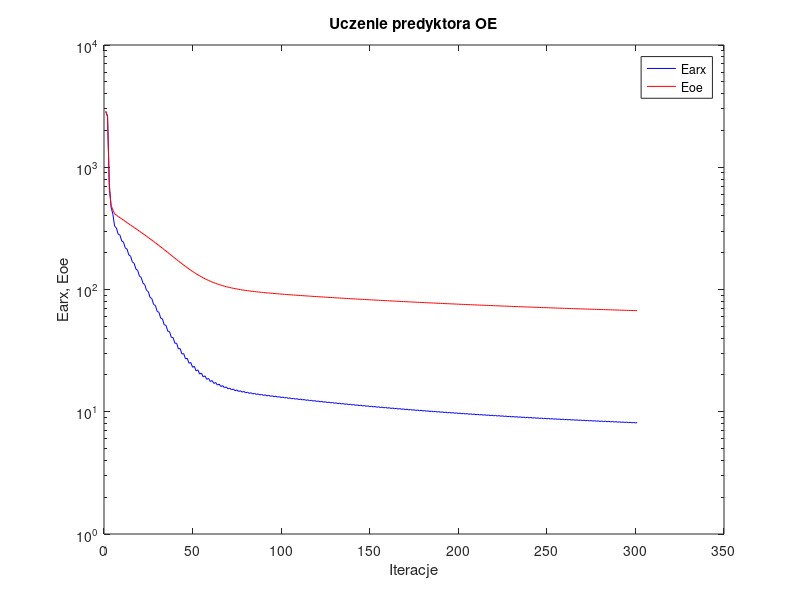
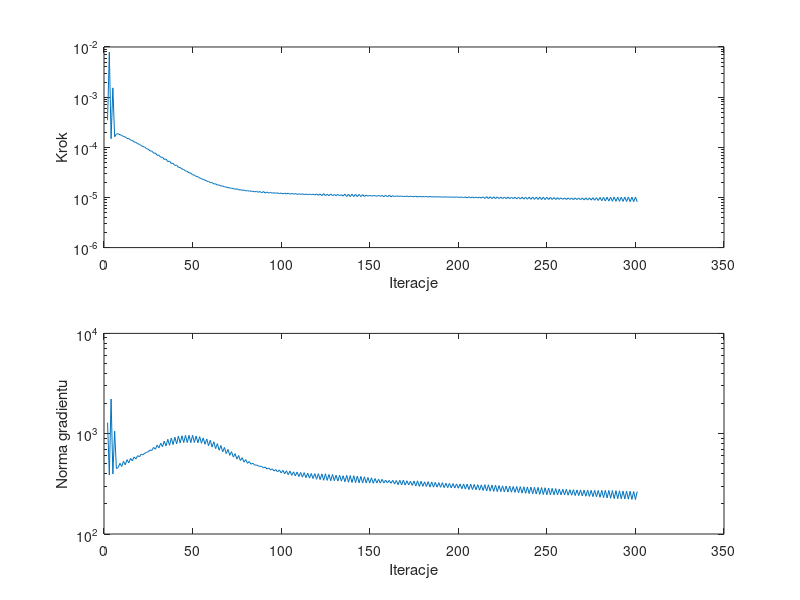

These figures' MATLAB source, in order:
%uczenie predyktora oe
clear all;
n=0; farx(n+1)=2.857229e+003; foe(n+1)=2.869562e+003; wspucz(n+1)=0.000000e+000; ng(n+1)=0.000000e+000;
n=1; farx(n+1)=2.605064e+003; foe(n+1)=2.595033e+003; krok(n+1)=3.473499e-004; ng(n+1)=1.288169e+003;
n=2; farx(n+1)=7.337791e+002; foe(n+1)=6.623977e+002; krok(n+1)=7.884232e-003; ng(n+1)=3.864809e+002;
n=3; farx(n+1)=4.715765e+002; foe(n+1)=4.880467e+002; krok(n+1)=1.482218e-004; ng(n+1)=2.216827e+003;
n=4; farx(n+1)=4.133905e+002; foe(n+1)=4.475460e+002; krok(n+1)=1.529718e-003; ng(n+1)=3.960353e+002;
n=5; farx(n+1)=3.296814e+002; foe(n+1)=4.169541e+002; krok(n+1)=1.625215e-004; ng(n+1)=1.058719e+003;
n=6; farx(n+1)=3.180767e+002; foe(n+1)=4.053848e+002; krok(n+1)=1.830796e-004; ng(n+1)=4.489281e+002;
n=7; farx(n+1)=2.838519e+002; foe(n+1)=3.958444e+002; krok(n+1)=1.869031e-004; ng(n+1)=4.590772e+002;
n=8; farx(n+1)=2.783275e+002; foe(n+1)=3.868108e+002; krok(n+1)=1.775639e-004; ng(n+1)=5.068259e+002;
n=9; farx(n+1)=2.493661e+002; foe(n+1)=3.778190e+002; krok(n+1)=1.733806e-004; ng(n+1)=4.710670e+002;
n=10; farx(n+1)=2.442462e+002; foe(n+1)=3.692305e+002; krok(n+1)=1.629504e-004; ng(n+1)=5.310911e+002;
n=11; farx(n+1)=2.188597e+002; foe(n+1)=3.606933e+002; krok(n+1)=1.614953e-004; ng(n+1)=4.897301e+002;
n=12; farx(n+1)=2.140673e+002; foe(n+1)=3.525363e+002; krok(n+1)=1.501886e-004; ng(n+1)=5.509008e+002;
n=13; farx(n+1)=1.918883e+002; foe(n+1)=3.444269e+002; krok(n+1)=1.489596e-004; ng(n+1)=5.110856e+002;
n=14; farx(n+1)=1.874293e+002; foe(n+1)=3.366640e+002; krok(n+1)=1.395032e-004; ng(n+1)=5.679802e+002;
n=15; farx(n+1)=1.680132e+002; foe(n+1)=3.289376e+002; krok(n+1)=1.366331e-004; ng(n+1)=5.365559e+002;
n=16; farx(n+1)=1.640091e+002; foe(n+1)=3.215206e+002; krok(n+1)=1.278270e-004; ng(n+1)=5.870542e+002;
n=17; farx(n+1)=1.470448e+002; foe(n+1)=3.141224e+002; krok(n+1)=1.254535e-004; ng(n+1)=5.594920e+002;
n=18; farx(n+1)=1.434588e+002; foe(n+1)=3.069987e+002; krok(n+1)=1.180993e-004; ng(n+1)=6.044406e+002;
n=19; farx(n+1)=1.286079e+002; foe(n+1)=2.998808e+002; krok(n+1)=1.142910e-004; ng(n+1)=5.876958e+002;
n=20; farx(n+1)=1.254826e+002; foe(n+1)=2.930062e+002; krok(n+1)=1.084602e-004; ng(n+1)=6.237166e+002;
n=21; farx(n+1)=1.125423e+002; foe(n+1)=2.861286e+002; krok(n+1)=1.032442e-004; ng(n+1)=6.167901e+002;
n=22; farx(n+1)=1.097855e+002; foe(n+1)=2.794612e+002; krok(n+1)=1.007837e-004; ng(n+1)=6.391332e+002;
n=23; farx(n+1)=9.840759e+001; foe(n+1)=2.727928e+002; krok(n+1)=9.345155e-005; ng(n+1)=6.508863e+002;
n=24; farx(n+1)=9.612917e+001; foe(n+1)=2.663191e+002; krok(n+1)=9.186583e-005; ng(n+1)=6.613688e+002;
n=25; farx(n+1)=8.614520e+001; foe(n+1)=2.598448e+002; krok(n+1)=8.459568e-005; ng(n+1)=6.873602e+002;
n=26; farx(n+1)=8.427030e+001; foe(n+1)=2.535480e+002; krok(n+1)=8.438622e-005; ng(n+1)=6.808294e+002;
n=27; farx(n+1)=7.548744e+001; foe(n+1)=2.472599e+002; krok(n+1)=7.632755e-005; ng(n+1)=7.302622e+002;
n=28; farx(n+1)=7.400072e+001; foe(n+1)=2.411399e+002; krok(n+1)=7.697632e-005; ng(n+1)=7.008154e+002;
n=29; farx(n+1)=6.625538e+001; foe(n+1)=2.350445e+002; krok(n+1)=6.926183e-005; ng(n+1)=7.699892e+002;
n=30; farx(n+1)=6.513057e+001; foe(n+1)=2.291097e+002; krok(n+1)=6.976007e-005; ng(n+1)=7.210183e+002;
n=31; farx(n+1)=5.829363e+001; foe(n+1)=2.232211e+002; krok(n+1)=6.316544e-005; ng(n+1)=8.052635e+002;
n=32; farx(n+1)=5.749003e+001; foe(n+1)=2.174844e+002; krok(n+1)=6.350673e-005; ng(n+1)=7.405187e+002;
n=33; farx(n+1)=5.147120e+001; foe(n+1)=2.118174e+002; krok(n+1)=5.714551e-005; ng(n+1)=8.418303e+002;
n=34; farx(n+1)=5.092299e+001; foe(n+1)=2.062917e+002; krok(n+1)=5.843669e-005; ng(n+1)=7.543477e+002;
n=35; farx(n+1)=4.560987e+001; foe(n+1)=2.008643e+002; krok(n+1)=5.161420e-005; ng(n+1)=8.795030e+002;
n=36; farx(n+1)=4.528705e+001; foe(n+1)=1.955737e+002; krok(n+1)=5.314479e-005; ng(n+1)=7.664329e+002;
n=37; farx(n+1)=4.058286e+001; foe(n+1)=1.904150e+002; krok(n+1)=4.738492e-005; ng(n+1)=9.052539e+002;
n=38; farx(n+1)=4.046799e+001; foe(n+1)=1.853893e+002; krok(n+1)=4.789661e-005; ng(n+1)=7.791664e+002;
n=39; farx(n+1)=3.633293e+001; foe(n+1)=1.805219e+002; krok(n+1)=4.341873e-005; ng(n+1)=9.230845e+002;
n=40; farx(n+1)=3.636695e+001; foe(n+1)=1.757783e+002; krok(n+1)=4.418089e-005; ng(n+1)=7.910256e+002;
n=41; farx(n+1)=3.268478e+001; foe(n+1)=1.712184e+002; krok(n+1)=3.980988e-005; ng(n+1)=9.480961e+002;
n=42; farx(n+1)=3.287085e+001; foe(n+1)=1.667898e+002; krok(n+1)=3.955346e-005; ng(n+1)=8.078724e+002;
n=43; farx(n+1)=2.962749e+001; foe(n+1)=1.625565e+002; krok(n+1)=3.686149e-005; ng(n+1)=9.539319e+002;
n=44; farx(n+1)=2.991139e+001; foe(n+1)=1.584553e+002; krok(n+1)=3.609728e-005; ng(n+1)=8.154756e+002;
n=45; farx(n+1)=2.706281e+001; foe(n+1)=1.545594e+002; krok(n+1)=3.371798e-005; ng(n+1)=9.624631e+002;
n=46; farx(n+1)=2.740582e+001; foe(n+1)=1.507975e+002; krok(n+1)=3.309055e-005; ng(n+1)=8.162381e+002;
n=47; farx(n+1)=2.491854e+001; foe(n+1)=1.472439e+002; krok(n+1)=3.079431e-005; ng(n+1)=9.642341e+002;
n=48; farx(n+1)=2.529289e+001; foe(n+1)=1.438260e+002; krok(n+1)=3.070301e-005; ng(n+1)=8.142367e+002;
n=49; farx(n+1)=2.310408e+001; foe(n+1)=1.406125e+002; krok(n+1)=2.829063e-005; ng(n+1)=9.648132e+002;
n=50; farx(n+1)=2.350239e+001; foe(n+1)=1.375379e+002; krok(n+1)=2.791016e-005; ng(n+1)=8.172140e+002;
n=51; farx(n+1)=2.159537e+001; foe(n+1)=1.346554e+002; krok(n+1)=2.630754e-005; ng(n+1)=9.477183e+002;
n=52; farx(n+1)=2.199903e+001; foe(n+1)=1.319123e+002; krok(n+1)=2.580710e-005; ng(n+1)=8.102258e+002;
n=53; farx(n+1)=2.032843e+001; foe(n+1)=1.293457e+002; krok(n+1)=2.444110e-005; ng(n+1)=9.339736e+002;
n=54; farx(n+1)=2.072794e+001; foe(n+1)=1.269168e+002; krok(n+1)=2.362476e-005; ng(n+1)=8.029848e+002;
n=55; farx(n+1)=1.927956e+001; foe(n+1)=1.246453e+002; krok(n+1)=2.286087e-005; ng(n+1)=9.072642e+002;
n=56; farx(n+1)=1.966505e+001; foe(n+1)=1.225077e+002; krok(n+1)=2.219138e-005; ng(n+1)=7.842238e+002;
n=57; farx(n+1)=1.840646e+001; foe(n+1)=1.205088e+002; krok(n+1)=2.110229e-005; ng(n+1)=8.874677e+002;
n=58; farx(n+1)=1.876751e+001; foe(n+1)=1.186360e+002; krok(n+1)=2.092658e-005; ng(n+1)=7.586584e+002;
n=59; farx(n+1)=1.766949e+001; foe(n+1)=1.168836e+002; krok(n+1)=1.977673e-005; ng(n+1)=8.598920e+002;
n=60; farx(n+1)=1.801153e+001; foe(n+1)=1.152490e+002; krok(n+1)=1.976919e-005; ng(n+1)=7.352591e+002;
n=61; farx(n+1)=1.705043e+001; foe(n+1)=1.137169e+002; krok(n+1)=1.859953e-005; ng(n+1)=8.307285e+002;
n=62; farx(n+1)=1.737086e+001; foe(n+1)=1.122930e+002; krok(n+1)=1.868136e-005; ng(n+1)=7.099655e+002;
n=63; farx(n+1)=1.652870e+001; foe(n+1)=1.109560e+002; krok(n+1)=1.766648e-005; ng(n+1)=7.960784e+002;
n=64; farx(n+1)=1.682856e+001; foe(n+1)=1.097167e+002; krok(n+1)=1.776662e-005; ng(n+1)=6.834207e+002;
n=65; farx(n+1)=1.608520e+001; foe(n+1)=1.085504e+002; krok(n+1)=1.689056e-005; ng(n+1)=7.626660e+002;
n=66; farx(n+1)=1.636749e+001; foe(n+1)=1.074715e+002; krok(n+1)=1.693219e-005; ng(n+1)=6.585532e+002;
n=67; farx(n+1)=1.570828e+001; foe(n+1)=1.064533e+002; krok(n+1)=1.621284e-005; ng(n+1)=7.297682e+002;
n=68; farx(n+1)=1.597326e+001; foe(n+1)=1.055124e+002; krok(n+1)=1.621284e-005; ng(n+1)=6.334068e+002;
n=69; farx(n+1)=1.538716e+001; foe(n+1)=1.046218e+002; krok(n+1)=1.558957e-005; ng(n+1)=6.968191e+002;
n=70; farx(n+1)=1.563308e+001; foe(n+1)=1.037986e+002; krok(n+1)=1.558595e-005; ng(n+1)=6.083681e+002;
n=71; farx(n+1)=1.510928e+001; foe(n+1)=1.030174e+002; krok(n+1)=1.511997e-005; ng(n+1)=6.625572e+002;
n=72; farx(n+1)=1.534000e+001; foe(n+1)=1.022944e+002; krok(n+1)=1.511881e-005; ng(n+1)=5.848267e+002;
n=73; farx(n+1)=1.486982e+001; foe(n+1)=1.016060e+002; krok(n+1)=1.453926e-005; ng(n+1)=6.330959e+002;
n=74; farx(n+1)=1.508434e+001; foe(n+1)=1.009675e+002; krok(n+1)=1.485577e-005; ng(n+1)=5.581172e+002;
n=75; farx(n+1)=1.465442e+001; foe(n+1)=1.003576e+002; krok(n+1)=1.414532e-005; ng(n+1)=6.062897e+002;
n=76; farx(n+1)=1.485663e+001; foe(n+1)=9.979100e+001; krok(n+1)=1.433996e-005; ng(n+1)=5.396892e+002;
n=77; farx(n+1)=1.446428e+001; foe(n+1)=9.924788e+001; krok(n+1)=1.386696e-005; ng(n+1)=5.763304e+002;
n=78; farx(n+1)=1.465451e+001; foe(n+1)=9.874144e+001; krok(n+1)=1.400116e-005; ng(n+1)=5.219346e+002;
n=79; farx(n+1)=1.429237e+001; foe(n+1)=9.825423e+001; krok(n+1)=1.360069e-005; ng(n+1)=5.520670e+002;
n=80; farx(n+1)=1.447137e+001; foe(n+1)=9.779832e+001; krok(n+1)=1.361415e-005; ng(n+1)=5.065114e+002;
n=81; farx(n+1)=1.413534e+001; foe(n+1)=9.735812e+001; krok(n+1)=1.344623e-005; ng(n+1)=5.286389e+002;
n=82; farx(n+1)=1.430543e+001; foe(n+1)=9.694451e+001; krok(n+1)=1.331699e-005; ng(n+1)=4.958568e+002;
n=83; farx(n+1)=1.399002e+001; foe(n+1)=9.654355e+001; krok(n+1)=1.328171e-005; ng(n+1)=5.091742e+002;
n=84; farx(n+1)=1.415088e+001; foe(n+1)=9.616533e+001; krok(n+1)=1.290553e-005; ng(n+1)=4.870751e+002;
n=85; farx(n+1)=1.385412e+001; foe(n+1)=9.579714e+001; krok(n+1)=1.328620e-005; ng(n+1)=4.872745e+002;
n=86; farx(n+1)=1.400916e+001; foe(n+1)=9.544840e+001; krok(n+1)=1.266631e-005; ng(n+1)=4.797896e+002;
n=87; farx(n+1)=1.372634e+001; foe(n+1)=9.510772e+001; krok(n+1)=1.314101e-005; ng(n+1)=4.722325e+002;
n=88; farx(n+1)=1.387447e+001; foe(n+1)=9.478361e+001; krok(n+1)=1.234279e-005; ng(n+1)=4.728899e+002;
n=89; farx(n+1)=1.360521e+001; foe(n+1)=9.446575e+001; krok(n+1)=1.312268e-005; ng(n+1)=4.547947e+002;
n=90; farx(n+1)=1.374890e+001; foe(n+1)=9.416228e+001; krok(n+1)=1.222055e-005; ng(n+1)=4.660379e+002;
n=91; farx(n+1)=1.349124e+001; foe(n+1)=9.386391e+001; krok(n+1)=1.283755e-005; ng(n+1)=4.439725e+002;
n=92; farx(n+1)=1.362918e+001; foe(n+1)=9.357796e+001; krok(n+1)=1.222055e-005; ng(n+1)=4.560748e+002;
n=93; farx(n+1)=1.338165e+001; foe(n+1)=9.329596e+001; krok(n+1)=1.254943e-005; ng(n+1)=4.345297e+002;
n=94; farx(n+1)=1.351381e+001; foe(n+1)=9.302472e+001; krok(n+1)=1.221656e-005; ng(n+1)=4.463959e+002;
n=95; farx(n+1)=1.327485e+001; foe(n+1)=9.275652e+001; krok(n+1)=1.234279e-005; ng(n+1)=4.251283e+002;
n=96; farx(n+1)=1.340200e+001; foe(n+1)=9.249772e+001; krok(n+1)=1.215525e-005; ng(n+1)=4.385741e+002;
n=97; farx(n+1)=1.316867e+001; foe(n+1)=9.224124e+001; krok(n+1)=1.231075e-005; ng(n+1)=4.155658e+002;
n=98; farx(n+1)=1.329332e+001; foe(n+1)=9.199308e+001; krok(n+1)=1.195078e-005; ng(n+1)=4.357939e+002;
n=99; farx(n+1)=1.306617e+001; foe(n+1)=9.174663e+001; krok(n+1)=1.225273e-005; ng(n+1)=4.061085e+002;
n=100; farx(n+1)=1.318762e+001; foe(n+1)=9.150761e+001; krok(n+1)=1.181958e-005; ng(n+1)=4.312505e+002;
n=101; farx(n+1)=1.296599e+001; foe(n+1)=9.126982e+001; krok(n+1)=1.219587e-005; ng(n+1)=3.975237e+002;
n=102; farx(n+1)=1.308471e+001; foe(n+1)=9.103872e+001; krok(n+1)=1.171829e-005; ng(n+1)=4.269270e+002;
n=103; farx(n+1)=1.286722e+001; foe(n+1)=9.080847e+001; krok(n+1)=1.216245e-005; ng(n+1)=3.901743e+002;
n=104; farx(n+1)=1.298435e+001; foe(n+1)=9.058426e+001; krok(n+1)=1.161317e-005; ng(n+1)=4.241274e+002;
n=105; farx(n+1)=1.277262e+001; foe(n+1)=9.036068e+001; krok(n+1)=1.197415e-005; ng(n+1)=3.841200e+002;
n=106; farx(n+1)=1.288647e+001; foe(n+1)=9.014263e+001; krok(n+1)=1.168144e-005; ng(n+1)=4.168922e+002;
n=107; farx(n+1)=1.267707e+001; foe(n+1)=8.992495e+001; krok(n+1)=1.191391e-005; ng(n+1)=3.796398e+002;
n=108; farx(n+1)=1.278986e+001; foe(n+1)=8.971234e+001; krok(n+1)=1.153689e-005; ng(n+1)=4.153483e+002;
n=109; farx(n+1)=1.258481e+001; foe(n+1)=8.949994e+001; krok(n+1)=1.182351e-005; ng(n+1)=3.737563e+002;
n=110; farx(n+1)=1.269526e+001; foe(n+1)=8.929224e+001; krok(n+1)=1.151293e-005; ng(n+1)=4.105805e+002;
n=111; farx(n+1)=1.249274e+001; foe(n+1)=8.908462e+001; krok(n+1)=1.180191e-005; ng(n+1)=3.688307e+002;
n=112; farx(n+1)=1.260241e+001; foe(n+1)=8.888137e+001; krok(n+1)=1.141354e-005; ng(n+1)=4.088410e+002;
n=113; farx(n+1)=1.240381e+001; foe(n+1)=8.867811e+001; krok(n+1)=1.168144e-005; ng(n+1)=3.645746e+002;
n=114; farx(n+1)=1.251130e+001; foe(n+1)=8.847896e+001; krok(n+1)=1.142512e-005; ng(n+1)=4.038261e+002;
n=115; farx(n+1)=1.231538e+001; foe(n+1)=8.827973e+001; krok(n+1)=1.161523e-005; ng(n+1)=3.609800e+002;
n=116; farx(n+1)=1.242163e+001; foe(n+1)=8.808437e+001; krok(n+1)=1.136531e-005; ng(n+1)=4.010009e+002;
n=117; farx(n+1)=1.222765e+001; foe(n+1)=8.788888e+001; krok(n+1)=1.161317e-005; ng(n+1)=3.573128e+002;
n=118; farx(n+1)=1.233241e+001; foe(n+1)=8.769703e+001; krok(n+1)=1.115447e-005; ng(n+1)=3.998423e+002;
n=119; farx(n+1)=1.214091e+001; foe(n+1)=8.750492e+001; krok(n+1)=1.175619e-005; ng(n+1)=3.518864e+002;
n=120; farx(n+1)=1.224590e+001; foe(n+1)=8.731631e+001; krok(n+1)=1.104492e-005; ng(n+1)=3.996734e+002;
n=121; farx(n+1)=1.205649e+001; foe(n+1)=8.712751e+001; krok(n+1)=1.171380e-005; ng(n+1)=3.487972e+002;
n=122; farx(n+1)=1.215945e+001; foe(n+1)=8.694202e+001; krok(n+1)=1.085468e-005; ng(n+1)=3.976175e+002;
n=123; farx(n+1)=1.197209e+001; foe(n+1)=8.675603e+001; krok(n+1)=1.191521e-005; ng(n+1)=3.433735e+002;
n=124; farx(n+1)=1.207682e+001; foe(n+1)=8.657331e+001; krok(n+1)=1.083629e-005; ng(n+1)=3.984089e+002;
n=125; farx(n+1)=1.189247e+001; foe(n+1)=8.639061e+001; krok(n+1)=1.161523e-005; ng(n+1)=3.424749e+002;
n=126; farx(n+1)=1.199408e+001; foe(n+1)=8.621097e+001; krok(n+1)=1.085468e-005; ng(n+1)=3.919295e+002;
n=127; farx(n+1)=1.181103e+001; foe(n+1)=8.603102e+001; krok(n+1)=1.171380e-005; ng(n+1)=3.395823e+002;
n=128; farx(n+1)=1.191419e+001; foe(n+1)=8.585397e+001; krok(n+1)=1.083629e-005; ng(n+1)=3.924565e+002;
n=129; farx(n+1)=1.173428e+001; foe(n+1)=8.567695e+001; krok(n+1)=1.142338e-005; ng(n+1)=3.401103e+002;
n=130; farx(n+1)=1.183408e+001; foe(n+1)=8.550272e+001; krok(n+1)=1.085468e-005; ng(n+1)=3.856991e+002;
n=131; farx(n+1)=1.165614e+001; foe(n+1)=8.532825e+001; krok(n+1)=1.149974e-005; ng(n+1)=3.368658e+002;
n=132; farx(n+1)=1.175657e+001; foe(n+1)=8.515651e+001; krok(n+1)=1.083629e-005; ng(n+1)=3.849957e+002;
n=133; farx(n+1)=1.158088e+001; foe(n+1)=8.498470e+001; krok(n+1)=1.133131e-005; ng(n+1)=3.365182e+002;
n=134; farx(n+1)=1.167827e+001; foe(n+1)=8.481551e+001; krok(n+1)=1.069939e-005; ng(n+1)=3.808271e+002;
n=135; farx(n+1)=1.150320e+001; foe(n+1)=8.464589e+001; krok(n+1)=1.165470e-005; ng(n+1)=3.312974e+002;
n=136; farx(n+1)=1.160212e+001; foe(n+1)=8.447871e+001; krok(n+1)=1.044207e-005; ng(n+1)=3.848578e+002;
n=137; farx(n+1)=1.142949e+001; foe(n+1)=8.431134e+001; krok(n+1)=1.168144e-005; ng(n+1)=3.282838e+002;
n=138; farx(n+1)=1.152758e+001; foe(n+1)=8.414649e+001; krok(n+1)=1.039083e-005; ng(n+1)=3.826626e+002;
n=139; farx(n+1)=1.135676e+001; foe(n+1)=8.398142e+001; krok(n+1)=1.168144e-005; ng(n+1)=3.261424e+002;
n=140; farx(n+1)=1.145491e+001; foe(n+1)=8.381879e+001; krok(n+1)=1.038706e-005; ng(n+1)=3.810597e+002;
n=141; farx(n+1)=1.128577e+001; foe(n+1)=8.365617e+001; krok(n+1)=1.157184e-005; ng(n+1)=3.254073e+002;
n=142; farx(n+1)=1.138296e+001; foe(n+1)=8.349581e+001; krok(n+1)=1.035782e-005; ng(n+1)=3.783770e+002;
n=143; farx(n+1)=1.121623e+001; foe(n+1)=8.333540e+001; krok(n+1)=1.151293e-005; ng(n+1)=3.234231e+002;
n=144; farx(n+1)=1.131268e+001; foe(n+1)=8.317728e+001; krok(n+1)=1.038706e-005; ng(n+1)=3.751718e+002;
n=145; farx(n+1)=1.114796e+001; foe(n+1)=8.301916e+001; krok(n+1)=1.139931e-005; ng(n+1)=3.224300e+002;
n=146; farx(n+1)=1.124402e+001; foe(n+1)=8.286325e+001; krok(n+1)=1.046074e-005; ng(n+1)=3.718911e+002;
n=147; farx(n+1)=1.108211e+001; foe(n+1)=8.270743e+001; krok(n+1)=1.115447e-005; ng(n+1)=3.223444e+002;
n=148; farx(n+1)=1.117658e+001; foe(n+1)=8.255377e+001; krok(n+1)=1.061240e-005; ng(n+1)=3.658455e+002;
n=149; farx(n+1)=1.101587e+001; foe(n+1)=8.240012e+001; krok(n+1)=1.103022e-005; ng(n+1)=3.221915e+002;
n=150; farx(n+1)=1.110981e+001; foe(n+1)=8.224849e+001; krok(n+1)=1.061240e-005; ng(n+1)=3.634513e+002;
n=151; farx(n+1)=1.095228e+001; foe(n+1)=8.209690e+001; krok(n+1)=1.085468e-005; ng(n+1)=3.209014e+002;
n=152; farx(n+1)=1.104524e+001; foe(n+1)=8.194729e+001; krok(n+1)=1.083629e-005; ng(n+1)=3.575278e+002;
n=153; farx(n+1)=1.088967e+001; foe(n+1)=8.179767e+001; krok(n+1)=1.057446e-005; ng(n+1)=3.223397e+002;
n=154; farx(n+1)=1.098074e+001; foe(n+1)=8.164990e+001; krok(n+1)=1.095389e-005; ng(n+1)=3.518330e+002;
n=155; farx(n+1)=1.082606e+001; foe(n+1)=8.150221e+001; krok(n+1)=1.054828e-005; ng(n+1)=3.216689e+002;
n=156; farx(n+1)=1.091766e+001; foe(n+1)=8.135639e+001; krok(n+1)=1.095376e-005; ng(n+1)=3.510099e+002;
n=157; farx(n+1)=1.076561e+001; foe(n+1)=8.121052e+001; krok(n+1)=1.033992e-005; ng(n+1)=3.221953e+002;
n=158; farx(n+1)=1.085564e+001; foe(n+1)=8.106636e+001; krok(n+1)=1.113124e-005; ng(n+1)=3.451573e+002;
n=159; farx(n+1)=1.070480e+001; foe(n+1)=8.092223e+001; krok(n+1)=1.022121e-005; ng(n+1)=3.229502e+002;
n=160; farx(n+1)=1.079368e+001; foe(n+1)=8.077985e+001; krok(n+1)=1.109774e-005; ng(n+1)=3.424616e+002;
n=161; farx(n+1)=1.064364e+001; foe(n+1)=8.063763e+001; krok(n+1)=1.029142e-005; ng(n+1)=3.203805e+002;
n=162; farx(n+1)=1.073199e+001; foe(n+1)=8.049724e+001; krok(n+1)=1.085468e-005; ng(n+1)=3.431390e+002;
n=163; farx(n+1)=1.058434e+001; foe(n+1)=8.035703e+001; krok(n+1)=1.039083e-005; ng(n+1)=3.148813e+002;
n=164; farx(n+1)=1.067153e+001; foe(n+1)=8.021846e+001; krok(n+1)=1.069939e-005; ng(n+1)=3.419329e+002;
n=165; farx(n+1)=1.052506e+001; foe(n+1)=8.008008e+001; krok(n+1)=1.055114e-005; ng(n+1)=3.100495e+002;
n=166; farx(n+1)=1.061301e+001; foe(n+1)=7.994332e+001; krok(n+1)=1.057446e-005; ng(n+1)=3.431533e+002;
n=167; farx(n+1)=1.046679e+001; foe(n+1)=7.980669e+001; krok(n+1)=1.061240e-005; ng(n+1)=3.085671e+002;
n=168; farx(n+1)=1.055550e+001; foe(n+1)=7.967165e+001; krok(n+1)=1.046074e-005; ng(n+1)=3.443467e+002;
n=169; farx(n+1)=1.041186e+001; foe(n+1)=7.953673e+001; krok(n+1)=1.048504e-005; ng(n+1)=3.073049e+002;
n=170; farx(n+1)=1.049965e+001; foe(n+1)=7.940336e+001; krok(n+1)=1.061240e-005; ng(n+1)=3.396155e+002;
n=171; farx(n+1)=1.035735e+001; foe(n+1)=7.927007e+001; krok(n+1)=1.031748e-005; ng(n+1)=3.086318e+002;
n=172; farx(n+1)=1.044333e+001; foe(n+1)=7.913830e+001; krok(n+1)=1.057446e-005; ng(n+1)=3.360889e+002;
n=173; farx(n+1)=1.030160e+001; foe(n+1)=7.900672e+001; krok(n+1)=1.046074e-005; ng(n+1)=3.050433e+002;
n=174; farx(n+1)=1.038769e+001; foe(n+1)=7.887662e+001; krok(n+1)=1.033992e-005; ng(n+1)=3.379056e+002;
n=175; farx(n+1)=1.024709e+001; foe(n+1)=7.874666e+001; krok(n+1)=1.061240e-005; ng(n+1)=3.005970e+002;
n=176; farx(n+1)=1.033334e+001; foe(n+1)=7.861810e+001; krok(n+1)=1.018462e-005; ng(n+1)=3.389132e+002;
n=177; farx(n+1)=1.019525e+001; foe(n+1)=7.848971e+001; krok(n+1)=1.057446e-005; ng(n+1)=2.980597e+002;
n=178; farx(n+1)=1.028097e+001; foe(n+1)=7.836275e+001; krok(n+1)=1.029142e-005; ng(n+1)=3.353521e+002;
n=179; farx(n+1)=1.014446e+001; foe(n+1)=7.823597e+001; krok(n+1)=1.039083e-005; ng(n+1)=2.987563e+002;
n=180; farx(n+1)=1.022877e+001; foe(n+1)=7.811056e+001; krok(n+1)=1.033992e-005; ng(n+1)=3.313018e+002;
n=181; farx(n+1)=1.009231e+001; foe(n+1)=7.798532e+001; krok(n+1)=1.046074e-005; ng(n+1)=2.974091e+002;
n=182; farx(n+1)=1.017677e+001; foe(n+1)=7.786140e+001; krok(n+1)=1.014423e-005; ng(n+1)=3.328264e+002;
n=183; farx(n+1)=1.004249e+001; foe(n+1)=7.773765e+001; krok(n+1)=1.048504e-005; ng(n+1)=2.937425e+002;
n=184; farx(n+1)=1.012637e+001; foe(n+1)=7.761522e+001; krok(n+1)=1.015968e-005; ng(n+1)=3.304730e+002;
n=185; farx(n+1)=9.993755e+000; foe(n+1)=7.749298e+001; krok(n+1)=1.039083e-005; ng(n+1)=2.930186e+002;
n=186; farx(n+1)=1.007697e+001; foe(n+1)=7.737202e+001; krok(n+1)=1.022121e-005; ng(n+1)=3.274068e+002;
n=187; farx(n+1)=9.945457e+000; foe(n+1)=7.725126e+001; krok(n+1)=1.030147e-005; ng(n+1)=2.930276e+002;
n=188; farx(n+1)=1.002819e+001; foe(n+1)=7.713174e+001; krok(n+1)=1.023758e-005; ng(n+1)=3.252226e+002;
n=189; farx(n+1)=9.897199e+000; foe(n+1)=7.701243e+001; krok(n+1)=1.029142e-005; ng(n+1)=2.924305e+002;
n=190; farx(n+1)=9.979612e+000; foe(n+1)=7.689432e+001; krok(n+1)=1.013046e-005; ng(n+1)=3.249308e+002;
n=191; farx(n+1)=9.850992e+000; foe(n+1)=7.677641e+001; krok(n+1)=1.023989e-005; ng(n+1)=2.897949e+002;
n=192; farx(n+1)=9.932558e+000; foe(n+1)=7.665970e+001; krok(n+1)=1.022121e-005; ng(n+1)=3.212476e+002;
n=193; farx(n+1)=9.804784e+000; foe(n+1)=7.654319e+001; krok(n+1)=1.015759e-005; ng(n+1)=2.900260e+002;
n=194; farx(n+1)=9.885657e+000; foe(n+1)=7.642784e+001; krok(n+1)=1.018440e-005; ng(n+1)=3.194834e+002;
n=195; farx(n+1)=9.759093e+000; foe(n+1)=7.631271e+001; krok(n+1)=1.015968e-005; ng(n+1)=2.881346e+002;
n=196; farx(n+1)=9.839656e+000; foe(n+1)=7.619871e+001; krok(n+1)=1.015216e-005; ng(n+1)=3.182593e+002;
n=197; farx(n+1)=9.714539e+000; foe(n+1)=7.608492e+001; krok(n+1)=1.010485e-005; ng(n+1)=2.869119e+002;
n=198; farx(n+1)=9.794484e+000; foe(n+1)=7.597224e+001; krok(n+1)=1.017255e-005; ng(n+1)=3.158969e+002;
n=199; farx(n+1)=9.669979e+000; foe(n+1)=7.585978e+001; krok(n+1)=1.009346e-005; ng(n+1)=2.861735e+002;
n=200; farx(n+1)=9.749199e+000; foe(n+1)=7.574841e+001; krok(n+1)=1.003721e-005; ng(n+1)=3.153935e+002;
n=201; farx(n+1)=9.625917e+000; foe(n+1)=7.563725e+001; krok(n+1)=1.019428e-005; ng(n+1)=2.824567e+002;
n=202; farx(n+1)=9.704992e+000; foe(n+1)=7.552716e+001; krok(n+1)=9.936047e-006; ng(n+1)=3.153882e+002;
n=203; farx(n+1)=9.582835e+000; foe(n+1)=7.541728e+001; krok(n+1)=1.022121e-005; ng(n+1)=2.802407e+002;
n=204; farx(n+1)=9.661266e+000; foe(n+1)=7.530843e+001; krok(n+1)=9.841122e-006; ng(n+1)=3.145389e+002;
n=205; farx(n+1)=9.540095e+000; foe(n+1)=7.519977e+001; krok(n+1)=1.029831e-005; ng(n+1)=2.773720e+002;
n=206; farx(n+1)=9.618908e+000; foe(n+1)=7.509214e+001; krok(n+1)=9.809075e-006; ng(n+1)=3.145088e+002;
n=207; farx(n+1)=9.498785e+000; foe(n+1)=7.498476e+001; krok(n+1)=1.021265e-005; ng(n+1)=2.772320e+002;
n=208; farx(n+1)=9.576916e+000; foe(n+1)=7.487837e+001; krok(n+1)=9.809075e-006; ng(n+1)=3.123444e+002;
n=209; farx(n+1)=9.458134e+000; foe(n+1)=7.477221e+001; krok(n+1)=1.015968e-005; ng(n+1)=2.760633e+002;
n=210; farx(n+1)=9.535220e+000; foe(n+1)=7.466704e+001; krok(n+1)=9.772716e-006; ng(n+1)=3.100919e+002;
n=211; farx(n+1)=9.417700e+000; foe(n+1)=7.456206e+001; krok(n+1)=1.018440e-005; ng(n+1)=2.736606e+002;
n=212; farx(n+1)=9.494239e+000; foe(n+1)=7.445807e+001; krok(n+1)=9.716744e-006; ng(n+1)=3.089218e+002;
n=213; farx(n+1)=9.376813e+000; foe(n+1)=7.435426e+001; krok(n+1)=1.029142e-005; ng(n+1)=2.716682e+002;
n=214; farx(n+1)=9.453521e+000; foe(n+1)=7.425132e+001; krok(n+1)=9.538947e-006; ng(n+1)=3.106465e+002;
n=215; farx(n+1)=9.337546e+000; foe(n+1)=7.414860e+001; krok(n+1)=1.034570e-005; ng(n+1)=2.685121e+002;
n=216; farx(n+1)=9.413941e+000; foe(n+1)=7.404679e+001; krok(n+1)=9.515478e-006; ng(n+1)=3.094495e+002;
n=217; farx(n+1)=9.298915e+000; foe(n+1)=7.394523e+001; krok(n+1)=1.031748e-005; ng(n+1)=2.674888e+002;
n=218; farx(n+1)=9.374767e+000; foe(n+1)=7.384456e+001; krok(n+1)=9.476547e-006; ng(n+1)=3.080967e+002;
n=219; farx(n+1)=9.260802e+000; foe(n+1)=7.374411e+001; krok(n+1)=1.031748e-005; ng(n+1)=2.658254e+002;
n=220; farx(n+1)=9.336296e+000; foe(n+1)=7.364454e+001; krok(n+1)=9.451001e-006; ng(n+1)=3.068746e+002;
n=221; farx(n+1)=9.223859e+000; foe(n+1)=7.354522e+001; krok(n+1)=1.023989e-005; ng(n+1)=2.646969e+002;
n=222; farx(n+1)=9.298633e+000; foe(n+1)=7.344681e+001; krok(n+1)=9.504428e-006; ng(n+1)=3.039357e+002;
n=223; farx(n+1)=9.187043e+000; foe(n+1)=7.334864e+001; krok(n+1)=1.017076e-005; ng(n+1)=2.644767e+002;
n=224; farx(n+1)=9.261169e+000; foe(n+1)=7.325133e+001; krok(n+1)=9.479621e-006; ng(n+1)=3.022313e+002;
n=225; farx(n+1)=9.150555e+000; foe(n+1)=7.315423e+001; krok(n+1)=1.017076e-005; ng(n+1)=2.629111e+002;
n=226; farx(n+1)=9.224388e+000; foe(n+1)=7.305797e+001; krok(n+1)=9.456357e-006; ng(n+1)=3.011136e+002;
n=227; farx(n+1)=9.114569e+000; foe(n+1)=7.296195e+001; krok(n+1)=1.015216e-005; ng(n+1)=2.619256e+002;
n=228; farx(n+1)=9.188144e+000; foe(n+1)=7.286673e+001; krok(n+1)=9.433029e-006; ng(n+1)=3.000691e+002;
n=229; farx(n+1)=9.079599e+000; foe(n+1)=7.277176e+001; krok(n+1)=1.008355e-005; ng(n+1)=2.609974e+002;
n=230; farx(n+1)=9.152455e+000; foe(n+1)=7.267762e+001; krok(n+1)=9.456357e-006; ng(n+1)=2.976007e+002;
n=231; farx(n+1)=9.044286e+000; foe(n+1)=7.258371e+001; krok(n+1)=1.009346e-005; ng(n+1)=2.601956e+002;
n=232; farx(n+1)=9.116737e+000; foe(n+1)=7.249053e+001; krok(n+1)=9.342023e-006; ng(n+1)=2.975936e+002;
n=233; farx(n+1)=9.009720e+000; foe(n+1)=7.239756e+001; krok(n+1)=1.015216e-005; ng(n+1)=2.573827e+002;
n=234; farx(n+1)=9.081814e+000; foe(n+1)=7.230535e+001; krok(n+1)=9.290308e-006; ng(n+1)=2.968107e+002;
n=235; farx(n+1)=8.975724e+000; foe(n+1)=7.221337e+001; krok(n+1)=1.015759e-005; ng(n+1)=2.557839e+002;
n=236; farx(n+1)=9.047437e+000; foe(n+1)=7.212214e+001; krok(n+1)=9.254712e-006; ng(n+1)=2.957697e+002;
n=237; farx(n+1)=8.942216e+000; foe(n+1)=7.203113e+001; krok(n+1)=1.015216e-005; ng(n+1)=2.544457e+002;
n=238; farx(n+1)=9.013513e+000; foe(n+1)=7.194086e+001; krok(n+1)=9.217968e-006; ng(n+1)=2.946923e+002;
n=239; farx(n+1)=8.909153e+000; foe(n+1)=7.185082e+001; krok(n+1)=1.015216e-005; ng(n+1)=2.530317e+002;
n=240; farx(n+1)=8.980032e+000; foe(n+1)=7.176149e+001; krok(n+1)=9.177209e-006; ng(n+1)=2.936802e+002;
n=241; farx(n+1)=8.876577e+000; foe(n+1)=7.167239e+001; krok(n+1)=1.015216e-005; ng(n+1)=2.515441e+002;
n=242; farx(n+1)=8.947008e+000; foe(n+1)=7.158400e+001; krok(n+1)=9.139546e-006; ng(n+1)=2.925764e+002;
n=243; farx(n+1)=8.844396e+000; foe(n+1)=7.149582e+001; krok(n+1)=1.015759e-005; ng(n+1)=2.500645e+002;
n=244; farx(n+1)=8.914435e+000; foe(n+1)=7.140835e+001; krok(n+1)=9.098641e-006; ng(n+1)=2.916280e+002;
n=245; farx(n+1)=8.812700e+000; foe(n+1)=7.132108e+001; krok(n+1)=1.015759e-005; ng(n+1)=2.486149e+002;
n=246; farx(n+1)=8.882382e+000; foe(n+1)=7.123451e+001; krok(n+1)=9.071830e-006; ng(n+1)=2.905474e+002;
n=247; farx(n+1)=8.781513e+000; foe(n+1)=7.114817e+001; krok(n+1)=1.013760e-005; ng(n+1)=2.474811e+002;
n=248; farx(n+1)=8.850746e+000; foe(n+1)=7.106251e+001; krok(n+1)=9.049168e-006; ng(n+1)=2.892486e+002;
n=249; farx(n+1)=8.750905e+000; foe(n+1)=7.097708e+001; krok(n+1)=1.010485e-005; ng(n+1)=2.462881e+002;
n=250; farx(n+1)=8.819633e+000; foe(n+1)=7.089233e+001; krok(n+1)=9.050777e-006; ng(n+1)=2.875050e+002;
n=251; farx(n+1)=8.720923e+000; foe(n+1)=7.080781e+001; krok(n+1)=1.003721e-005; ng(n+1)=2.457178e+002;
n=252; farx(n+1)=8.789181e+000; foe(n+1)=7.072401e+001; krok(n+1)=9.098741e-006; ng(n+1)=2.851699e+002;
n=253; farx(n+1)=8.691182e+000; foe(n+1)=7.064044e+001; krok(n+1)=9.955536e-006; ng(n+1)=2.460490e+002;
n=254; farx(n+1)=8.758904e+000; foe(n+1)=7.055753e+001; krok(n+1)=9.098641e-006; ng(n+1)=2.834154e+002;
n=255; farx(n+1)=8.662081e+000; foe(n+1)=7.047484e+001; krok(n+1)=9.888364e-006; ng(n+1)=2.453730e+002;
n=256; farx(n+1)=8.729321e+000; foe(n+1)=7.039284e+001; krok(n+1)=9.155646e-006; ng(n+1)=2.809708e+002;
n=257; farx(n+1)=8.633122e+000; foe(n+1)=7.031106e+001; krok(n+1)=9.808732e-006; ng(n+1)=2.458080e+002;
n=258; farx(n+1)=8.699893e+000; foe(n+1)=7.022992e+001; krok(n+1)=9.155646e-006; ng(n+1)=2.793552e+002;
n=259; farx(n+1)=8.604166e+000; foe(n+1)=7.014900e+001; krok(n+1)=9.809075e-006; ng(n+1)=2.452220e+002;
n=260; farx(n+1)=8.670619e+000; foe(n+1)=7.006865e+001; krok(n+1)=9.089066e-006; ng(n+1)=2.789416e+002;
n=261; farx(n+1)=8.576255e+000; foe(n+1)=6.998853e+001; krok(n+1)=9.772716e-006; ng(n+1)=2.437001e+002;
n=262; farx(n+1)=8.642146e+000; foe(n+1)=6.990905e+001; krok(n+1)=9.139546e-006; ng(n+1)=2.764754e+002;
n=263; farx(n+1)=8.547876e+000; foe(n+1)=6.982979e+001; krok(n+1)=9.766516e-006; ng(n+1)=2.438481e+002;
n=264; farx(n+1)=8.613481e+000; foe(n+1)=6.975107e+001; krok(n+1)=9.034834e-006; ng(n+1)=2.766544e+002;
n=265; farx(n+1)=8.520533e+000; foe(n+1)=6.967256e+001; krok(n+1)=9.772716e-006; ng(n+1)=2.416986e+002;
n=266; farx(n+1)=8.585698e+000; foe(n+1)=6.959467e+001; krok(n+1)=9.062615e-006; ng(n+1)=2.747292e+002;
n=267; farx(n+1)=8.492957e+000; foe(n+1)=6.951699e+001; krok(n+1)=9.766516e-006; ng(n+1)=2.416434e+002;
n=268; farx(n+1)=8.557722e+000; foe(n+1)=6.943984e+001; krok(n+1)=8.960031e-006; ng(n+1)=2.746927e+002;
n=269; farx(n+1)=8.465963e+000; foe(n+1)=6.936288e+001; krok(n+1)=9.820196e-006; ng(n+1)=2.393315e+002;
n=270; farx(n+1)=8.530345e+000; foe(n+1)=6.928648e+001; krok(n+1)=8.914462e-006; ng(n+1)=2.739066e+002;
n=271; farx(n+1)=8.439181e+000; foe(n+1)=6.921027e+001; krok(n+1)=9.849580e-006; ng(n+1)=2.380620e+002;
n=272; farx(n+1)=8.503375e+000; foe(n+1)=6.913460e+001; krok(n+1)=8.865531e-006; ng(n+1)=2.735406e+002;
n=273; farx(n+1)=8.413028e+000; foe(n+1)=6.905915e+001; krok(n+1)=9.836241e-006; ng(n+1)=2.370590e+002;
n=274; farx(n+1)=8.476672e+000; foe(n+1)=6.898424e+001; krok(n+1)=8.833238e-006; ng(n+1)=2.722661e+002;
n=275; farx(n+1)=8.386782e+000; foe(n+1)=6.890951e+001; krok(n+1)=9.884595e-006; ng(n+1)=2.357379e+002;
n=276; farx(n+1)=8.450415e+000; foe(n+1)=6.883528e+001; krok(n+1)=8.778020e-006; ng(n+1)=2.723462e+002;
n=277; farx(n+1)=8.361113e+000; foe(n+1)=6.876129e+001; krok(n+1)=9.884595e-006; ng(n+1)=2.349157e+002;
n=278; farx(n+1)=8.424068e+000; foe(n+1)=6.868777e+001; krok(n+1)=8.690837e-006; ng(n+1)=2.716331e+002;
n=279; farx(n+1)=8.335377e+000; foe(n+1)=6.861440e+001; krok(n+1)=9.999543e-006; ng(n+1)=2.323719e+002;
n=280; farx(n+1)=8.398179e+000; foe(n+1)=6.854150e+001; krok(n+1)=8.593476e-006; ng(n+1)=2.721025e+002;
n=281; farx(n+1)=8.309893e+000; foe(n+1)=6.846876e+001; krok(n+1)=1.009346e-005; ng(n+1)=2.305160e+002;
n=282; farx(n+1)=8.372628e+000; foe(n+1)=6.839644e+001; krok(n+1)=8.501198e-006; ng(n+1)=2.727010e+002;
n=283; farx(n+1)=8.285111e+000; foe(n+1)=6.832434e+001; krok(n+1)=1.013046e-005; ng(n+1)=2.288756e+002;
n=284; farx(n+1)=8.347384e+000; foe(n+1)=6.825269e+001; krok(n+1)=8.445859e-006; ng(n+1)=2.719763e+002;
n=285; farx(n+1)=8.260687e+000; foe(n+1)=6.818122e+001; krok(n+1)=1.015968e-005; ng(n+1)=2.272583e+002;
n=286; farx(n+1)=8.322309e+000; foe(n+1)=6.811026e+001; krok(n+1)=8.379583e-006; ng(n+1)=2.710461e+002;
n=287; farx(n+1)=8.236338e+000; foe(n+1)=6.803934e+001; krok(n+1)=1.023989e-005; ng(n+1)=2.251135e+002;
n=288; farx(n+1)=8.298032e+000; foe(n+1)=6.796900e+001; krok(n+1)=8.364627e-006; ng(n+1)=2.707835e+002;
n=289; farx(n+1)=8.212695e+000; foe(n+1)=6.789886e+001; krok(n+1)=1.017076e-005; ng(n+1)=2.251448e+002;
n=290; farx(n+1)=8.273941e+000; foe(n+1)=6.782924e+001; krok(n+1)=8.364627e-006; ng(n+1)=2.692441e+002;
n=291; farx(n+1)=8.189175e+000; foe(n+1)=6.775982e+001; krok(n+1)=1.015216e-005; ng(n+1)=2.245906e+002;
n=292; farx(n+1)=8.250037e+000; foe(n+1)=6.769086e+001; krok(n+1)=8.334046e-006; ng(n+1)=2.683128e+002;
n=293; farx(n+1)=8.165928e+000; foe(n+1)=6.762208e+001; krok(n+1)=1.015759e-005; ng(n+1)=2.235590e+002;
n=294; farx(n+1)=8.226366e+000; foe(n+1)=6.755377e+001; krok(n+1)=8.295367e-006; ng(n+1)=2.674298e+002;
n=295; farx(n+1)=8.142799e+000; foe(n+1)=6.748560e+001; krok(n+1)=1.019428e-005; ng(n+1)=2.223038e+002;
n=296; farx(n+1)=8.202982e+000; foe(n+1)=6.741789e+001; krok(n+1)=8.245594e-006; ng(n+1)=2.670765e+002;
n=297; farx(n+1)=8.120280e+000; foe(n+1)=6.735033e+001; krok(n+1)=1.018440e-005; ng(n+1)=2.211204e+002;
n=298; farx(n+1)=8.180041e+000; foe(n+1)=6.728330e+001; krok(n+1)=8.245594e-006; ng(n+1)=2.655965e+002;
n=299; farx(n+1)=8.097730e+000; foe(n+1)=6.721642e+001; krok(n+1)=1.018462e-005; ng(n+1)=2.205958e+002;
n=300; farx(n+1)=8.157134e+000; foe(n+1)=6.714998e+001; krok(n+1)=8.186754e-006; ng(n+1)=2.651837e+002;

figure; semilogy(farx,'b'); hold on; semilogy(foe,'r'); xlabel('Iteracje'); ylabel('Earx, Eoe'); legend('Earx','Eoe'); title('Uczenie predyktora OE');
figure; subplot(2,1,1); semilogy(krok); xlabel('Iteracje'); ylabel('Krok');
subplot(2,1,2); semilogy(ng); xlabel('Iteracje'); ylabel('Norma gradientu');
Earx=farx(n+1)
Eoe=foe(n+1)
